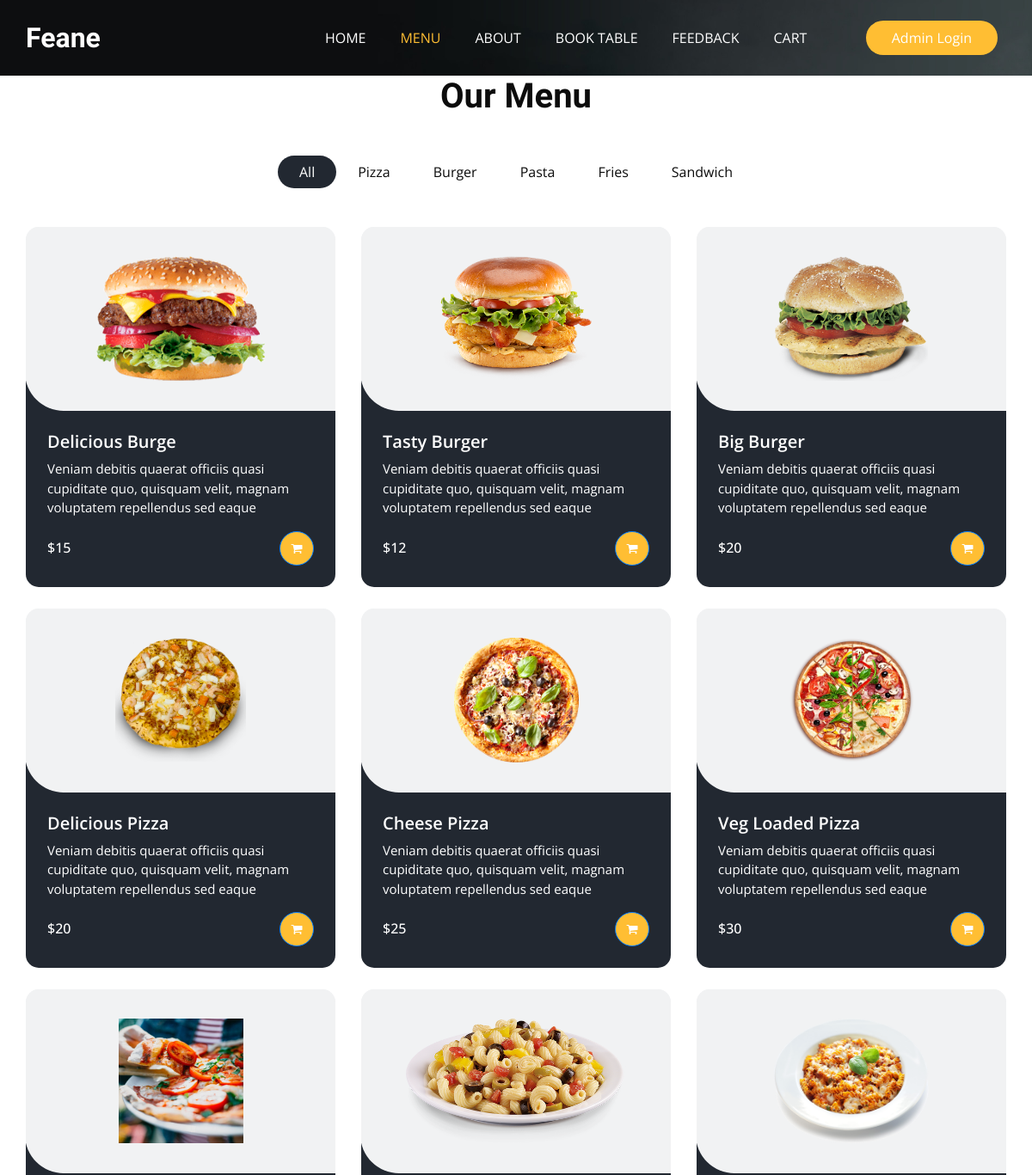
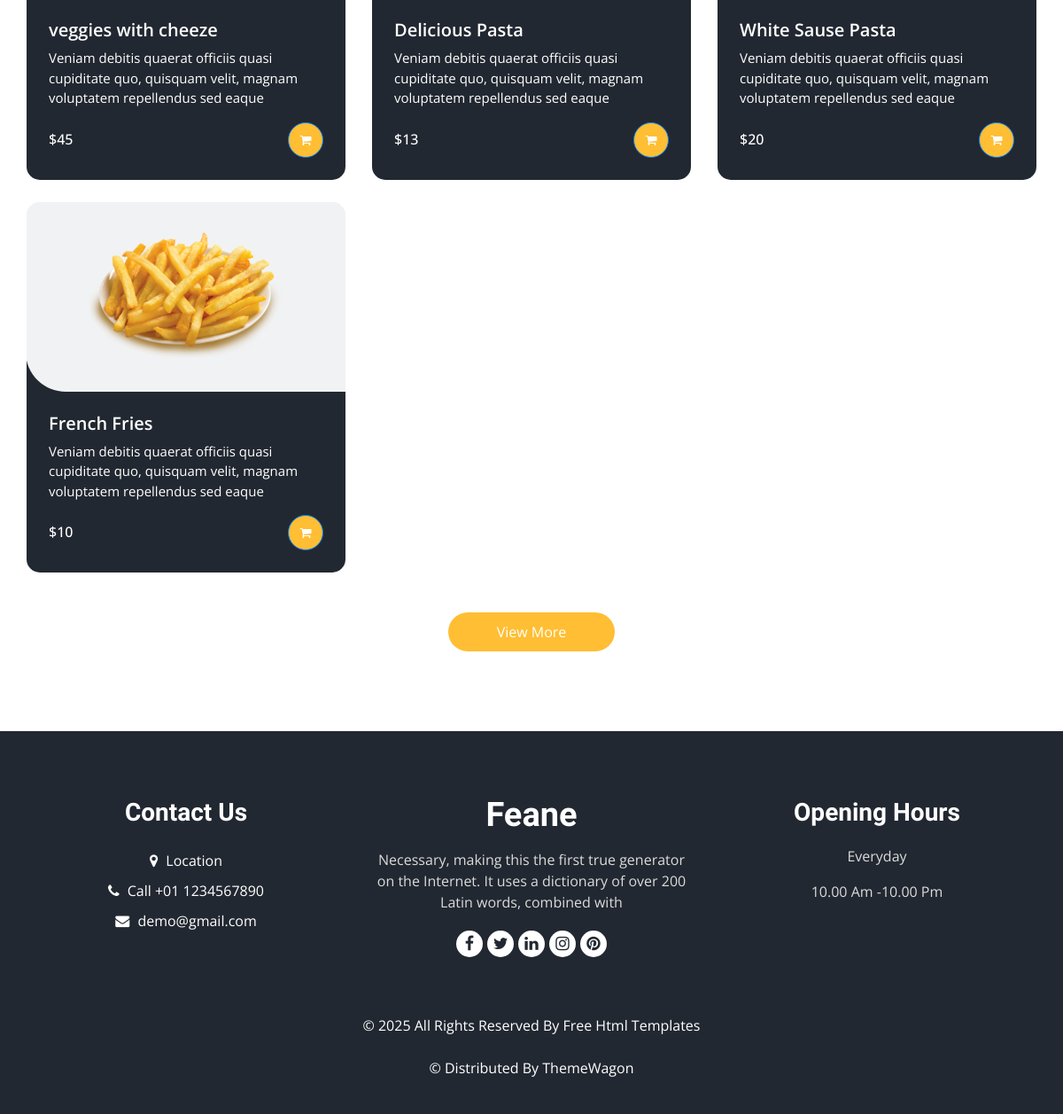
The app's page /menu/ with its own data (2 pictures, top to bottom).
### Base_App/models.py (models this page shows, shortened)
class ItemList(models.Model):
    Category_name = models.CharField(max_length=15)
    def __str__(self):
        return self.Category_name

class Items(models.Model):
    Item_name = models.CharField(max_length=40)
    description = models.TextField(blank=False)
    Price = models.IntegerField()
    Category = models.ForeignKey(ItemList, related_name='Name', on_delete=models.CASCADE)
    Image = models.ImageField(upload_to='items/')

### Base_App/views.py (the view)
# urls.py: path('menu/', MenuView, name='menu'),
def MenuView(request):
    items =  Items.objects.all()
    list = ItemList.objects.all()
    return render(request, 'menu.html', {'items': items, 'list': list})

### Template/menu.html (shortened to what this page needs)
{% extends "base.html" %}
{% block class %}class="sub_page"{% endblock class %}
{% block menu_status %}active{% endblock menu_status %}
{% load static %}
{% block main %}
  <section class="food_section layout_padding-bottom">
    <div class="container">
      <div class="heading_container heading_center">
        <h2>
          Our Menu
        </h2>
      </div>
      <ul class="filters_menu">
        <li class="active" data-filter="*">All</li>
        {% for i in list %}
        <li data-filter=".{{i.Category_name}}">{{i.Category_name}}</li>
        {% endfor %}
      </ul>
      <div class="filters-content">
        <div class="row grid">
          {% for j in items %}
          <div class="col-sm-6 col-lg-4 all {{j.Category}}">
            <div class="box">
              <div>
                <div class="img-box">
                  <img src="/media/{{j.Image}} " alt="{{j.Image}}">
                </div>
                <div class="detail-box">
                  <h5>
                    {{j.Item_name}}
                  </h5>
                  <p>
                    {{j.description}}
                  </p>
                    <div class="options">
                      <h6>
                        ${{j.Price}}
                      </h6>
                      <a href="{% url 'add_to_cart_and_checkout' j.id %}" class="btn btn-primary btn-sm" title="Add to Cart">
                        <i class="fa fa-shopping-cart" aria-hidden="true"></i>
                      </a>
                    </div>
                </div>
              </div>
            </div>
          </div>
          {% endfor %}
        </div>
      </div>
      <div class="btn-box">
        <a href="">
          View More
        </a>
      </div>
    </div>
  </section>
{% endblock main %}

### Template/base.html (shortened to what this page needs)
<!DOCTYPE html>
<html>
{% load static %}
<head>
  <link rel="stylesheet" type="text/css" href="{% static 'css/bootstrap.css' %}" />
  <link rel="stylesheet" type="text/css" href="https://cdnjs.cloudflare.com/ajax/libs/OwlCarousel2/2.3.4/assets/owl.carousel.min.css" />
  <link rel="stylesheet" href="https://cdnjs.cloudflare.com/ajax/libs/jquery-nice-select/1.1.0/css/nice-select.min.css" />
  <link href="{% static 'css/font-awesome.min.css' %}" rel="stylesheet" />
  <link href="{% static 'css/style.css' %}" rel="stylesheet" />
  <link href="{% static 'css/responsive.css' %}" rel="stylesheet" />
</head>
<body {% block class %}{% endblock class %}>
  <div class="hero_area">
    <div class="bg-box">
      <img src="{% static 'images/hero-bg.jpg' %}" alt="">
    </div>
    <header class="header_section">
      <div class="container">
        <nav class="navbar navbar-expand-lg custom_nav-container ">
          <a class="navbar-brand" href="{% url "home" %}">
            <span>
              Feane
            </span>
          </a>
          <div class="collapse navbar-collapse" id="navbarSupportedContent">
<ul class="navbar-nav  mx-auto ">
  <li class="nav-item {% block home_status %}{% endblock home_status %}">
  <a class="nav-link" href="{% url "home" %}">Home <span class="sr-only">(current)</span></a>
  </li>
  <li class="nav-item {% block menu_status %}{% endblock menu_status %}">
    <a class="nav-link " href="{% url "menu" %}">Menu</a>
  </li>
  <li class="nav-item {% block about_status %}{% endblock about_status %}">
    <a class="nav-link" href="{% url "about" %}">About</a>
  </li>
  <li class="nav-item {% block table_status %}{% endblock table_status %}">
    <a class="nav-link" href="{% url "booktable" %}">Book Table</a>
  </li>
  <li class="nav-item {% block feedback_status %}{% endblock feedback_status %}">
    <a class="nav-link" href="{% url "feedback_form" %}">Feedback</a>
  </li>
  <li class="nav-item">
    <a class="nav-link" href="{% url 'view_cart' %}">Cart</a>
  </li>
</ul>
            <div class="user_option">
              <a href="/admin" class="order_online">
                Admin Login
              </a>
            </div>
          </div>
        </nav>
      </div>
    </header>
  </div>
 {% block main %}{% endblock main %}
  <footer class="footer_section">
    <div class="container">
      <div class="row">
        <div class="col-md-4 footer-col">
          <div class="footer_contact">
            <h4>
              Contact Us
            </h4>
            <div class="contact_link_box">
              <a href="">
                <i class="fa fa-map-marker" aria-hidden="true"></i>
                <span>
                  Location
                </span>
              </a>
              <a href="">
                <i class="fa fa-phone" aria-hidden="true"></i>
                <span>
                  Call +01 1234567890
                </span>
              </a>
              <a href="">
                <i class="fa fa-envelope" aria-hidden="true"></i>
                <span>
                  demo@gmail.com
                </span>
              </a>
            </div>
          </div>
        </div>
        <div class="col-md-4 footer-col">
          <div class="footer_detail">
            <a href="" class="footer-logo">
              Feane
            </a>
            <p>
              Necessary, making this the first true generator on the Internet. It uses a dictionary of over 200 Latin words, combined with
            </p>
            <div class="footer_social">
              <a href="">
                <i class="fa fa-facebook" aria-hidden="true"></i>
              </a>
              <a href="">
                <i class="fa fa-twitter" aria-hidden="true"></i>
              </a>
              <a href="">
                <i class="fa fa-linkedin" aria-hidden="true"></i>
              </a>
              <a href="">
                <i class="fa fa-instagram" aria-hidden="true"></i>
              </a>
              <a href="">
                <i class="fa fa-pinterest" aria-hidden="true"></i>
              </a>
            </div>
          </div>
        </div>
        <div class="col-md-4 footer-col">
          <h4>
            Opening Hours
          </h4>
          <p>
            Everyday
          </p>
          <p>
            10.00 Am -10.00 Pm
          </p>
        </div>
      </div>
      <div class="footer-info">
        <p>
          &copy; <span id="displayYear"></span> All Rights Reserved By
          <a href="https://html.design/">Free Html Templates</a><br><br>
          &copy;  Distributed By
          <a href="https://themewagon.com/" target="_blank">ThemeWagon</a>
        </p>
      </div>
    </div>
  </footer>
</body>
</html>

### Static/css/responsive.css (style rules this page uses)
@media (min-width: 1200px) { .container { max-width: 1170px; } }

### records on screen
ItemList: Category_name "Pizza"
ItemList: Category_name "Burger"
ItemList: Category_name "Pasta"
ItemList: Category_name "Fries"
ItemList: Category_name "Sandwich"
Items: Image (picture), Item_name "Delicious Burge", description "Veniam debitis quaerat officiis quasi cupiditate quo, quisquam velit, magnam voluptatem repellendus sed eaque", Price "15"
Items: Image (picture), Item_name "Tasty Burger", description "Veniam debitis quaerat officiis quasi cupiditate quo, quisquam velit, magnam voluptatem repellendus sed eaque", Price "12"
Items: Image (picture), Item_name "Big Burger", description "Veniam debitis quaerat officiis quasi cupiditate quo, quisquam velit, magnam voluptatem repellendus sed eaque", Price "20"
Items: Image (picture), Item_name "Delicious Pizza", description "Veniam debitis quaerat officiis quasi cupiditate quo, quisquam velit, magnam voluptatem repellendus sed eaque", Price "20"
Items: Image (picture), Item_name "Cheese Pizza", description "Veniam debitis quaerat officiis quasi cupiditate quo, quisquam velit, magnam voluptatem repellendus sed eaque", Price "25"
Items: Image (picture), Item_name "Veg Loaded Pizza", description "Veniam debitis quaerat officiis quasi cupiditate quo, quisquam velit, magnam voluptatem repellendus sed eaque", Price "30"
Items: Image (picture), Item_name "veggies with cheeze", description "Veniam debitis quaerat officiis quasi cupiditate quo, quisquam velit, magnam voluptatem repellendus sed eaque", Price "45"
Items: Image (picture), Item_name "Delicious Pasta", description "Veniam debitis quaerat officiis quasi cupiditate quo, quisquam velit, magnam voluptatem repellendus sed eaque", Price "13"
Items: Image (picture), Item_name "White Sause Pasta", description "Veniam debitis quaerat officiis quasi cupiditate quo, quisquam velit, magnam voluptatem repellendus sed eaque", Price "20"
Items: Image (picture), Item_name "French Fries", description "Veniam debitis quaerat officiis quasi cupiditate quo, quisquam velit, magnam voluptatem repellendus sed eaque", Price "10"
